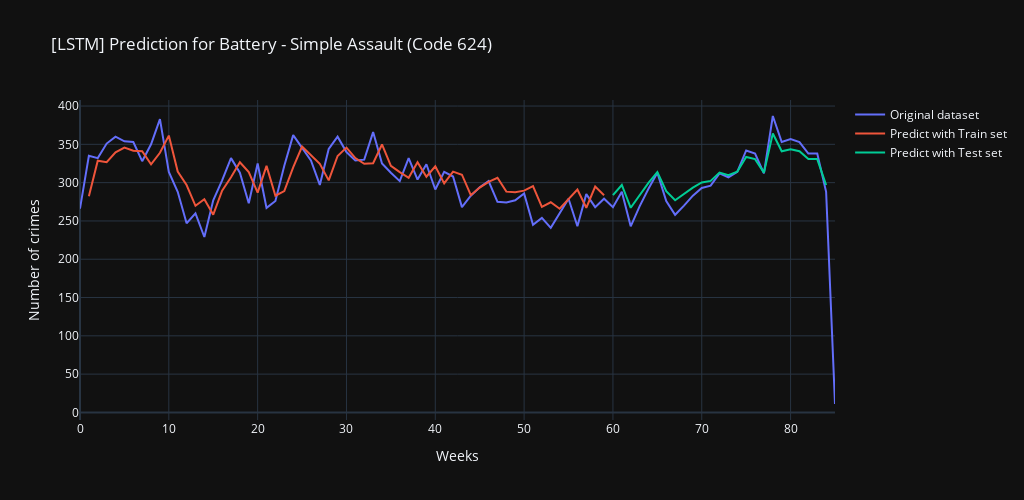

Here is the notebook cell this chart was saved with:
### Code cell
listGraph = []
listGraph.append(go.Scatter(x=list(range(0,len(df1))),y=scaler.inverse_transform(df1).flatten(),name="Original dataset"))
listGraph.append(go.Scatter(x=list(range(0,len(trainPredictPlot))),y=trainPredictPlot.flatten(),name="Predict with Train set"))
listGraph.append(go.Scatter(x=list(range(0,len(testPredictPlot))),y=testPredictPlot.flatten(),name="Predict with Test set"))

fig = go.Figure(data=listGraph)
fig.update_layout(width=1024,height=500,title="[LSTM] Prediction for Battery - Simple Assault (Code 624)",xaxis=dict(title='Weeks'),yaxis=dict(title='Number of crimes'))

fig.show()

### Figure 1 — Plotly figure (JSON) as saved in the notebook; plotly's stock layout.template omitted (floating-point values rounded to 4 significant figures)
{"data": [{"name": "Original dataset", "x": [0, 1, 2, 3, 4, 5, 6, 7, 8, 9, 10, 11, 12, 13, 14, 15, 16, 17, 18, 19, 20, 21, 22, 23, 24, 25, 26, 27, 28, 29, 30, 31, 32, 33, 34, 35, 36, 37, 38, 39, 40, 41, 42, 43, 44, 45, 46, 47, 48, 49, 50, 51, 52, 53, 54, 55, 56, 57, 58, 59, 60, 61, 62, 63, 64, 65, 66, 67, 68, 69, 70, 71, 72, 73, 74, 75, 76, 77, 78, 79, 80, 81, 82, 83, 84, 85], "y": [266.0, 335.0, 332.0, 351.0, 360.0, 354.0, 353.0, 328.0, 350.0, 383.0, 314.0, 288.0, 247.0, 260.0, 229.0, 277.0, 303.0, 332.0, 313.0, 273.0, 325.0, 267.0, 276.0, 322.0, 362.0, 345.0, 329.0, 297.0, 344.0, 360.0, 340.0, 329.0, 330.0, 366.0, 325.0, 313.0, 302.0, 332.0, 304.0, 324.0, 291.0, 314.0, 308.0, 268.0, 283.0, 294.0, 302.0, 275.0, 274.0, 277.0, 286.0, 245.0, 254.0, 241.0, 260.0, 279.0, 243.0, 285.0, 268.0, 279.0, 268.0, 288.0, 243.0, 269.0, 292.0, 313.0, 276.0, 258.0, 270.0, 283.0, 293.0, 296.0, 312.0, 307.0, 314.0, 342.0, 338.0, 312.0, 387.0, 353.0, 357.0, 353.0, 338.0, 338.0, 288.0, 11.0], "type": "scatter"}, {"name": "Predict with Train set", "x": [0, 1, 2, 3, 4, 5, 6, 7, 8, 9, 10, 11, 12, 13, 14, 15, 16, 17, 18, 19, 20, 21, 22, 23, 24, 25, 26, 27, 28, 29, 30, 31, 32, 33, 34, 35, 36, 37, 38, 39, 40, 41, 42, 43, 44, 45, 46, 47, 48, 49, 50, 51, 52, 53, 54, 55, 56, 57, 58, 59, 60, 61, 62, 63, 64, 65, 66, 67, 68, 69, 70, 71, 72, 73, 74, 75, 76, 77, 78, 79, 80, 81, 82, 83, 84, 85], "y": [null, 282.3, 328.7, 326.7, 339.6, 345.7, 341.6, 341.0, 323.9, 338.9, 361.4, 314.4, 296.9, 269.8, 278.3, 258.1, 289.6, 307.0, 326.7, 313.8, 286.9, 321.9, 282.9, 288.9, 319.9, 347.1, 335.5, 324.6, 303.0, 334.8, 345.7, 332.1, 324.6, 325.3, 349.8, 321.9, 313.8, 306.3, 326.7, 307.7, 321.2, 298.9, 314.4, 310.4, 283.6, 293.6, 300.9, 306.3, 288.2, 287.6, 289.6, 295.6, 268.5, 274.4, 265.9, 278.3, 290.9, 267.2, 294.9, 283.6, null, null, null, null, null, null, null, null, null, null, null, null, null, null, null, null, null, null, null, null, null, null, null, null, null, null], "type": "scatter"}, {"name": "Predict with Test set", "x": [0, 1, 2, 3, 4, 5, 6, 7, 8, 9, 10, 11, 12, 13, 14, 15, 16, 17, 18, 19, 20, 21, 22, 23, 24, 25, 26, 27, 28, 29, 30, 31, 32, 33, 34, 35, 36, 37, 38, 39, 40, 41, 42, 43, 44, 45, 46, 47, 48, 49, 50, 51, 52, 53, 54, 55, 56, 57, 58, 59, 60, 61, 62, 63, 64, 65, 66, 67, 68, 69, 70, 71, 72, 73, 74, 75, 76, 77, 78, 79, 80, 81, 82, 83, 84, 85], "y": [null, null, null, null, null, null, null, null, null, null, null, null, null, null, null, null, null, null, null, null, null, null, null, null, null, null, null, null, null, null, null, null, null, null, null, null, null, null, null, null, null, null, null, null, null, null, null, null, null, null, null, null, null, null, null, null, null, null, null, null, 283.6, 296.9, 267.2, 284.2, 299.6, 313.8, 288.9, 277.0, 284.9, 293.6, 300.3, 302.3, 313.1, 309.7, 314.4, 333.5, 330.7, 313.1, 364.1, 341.0, 343.7, 341.0, 330.7, 330.7, 296.9, null], "type": "scatter"}], "layout": {"width": 1024, "height": 500, "title": {"text": "[LSTM] Prediction for Battery - Simple Assault (Code 624)"}, "xaxis": {"title": {"text": "Weeks"}}, "yaxis": {"title": {"text": "Number of crimes"}}}}
